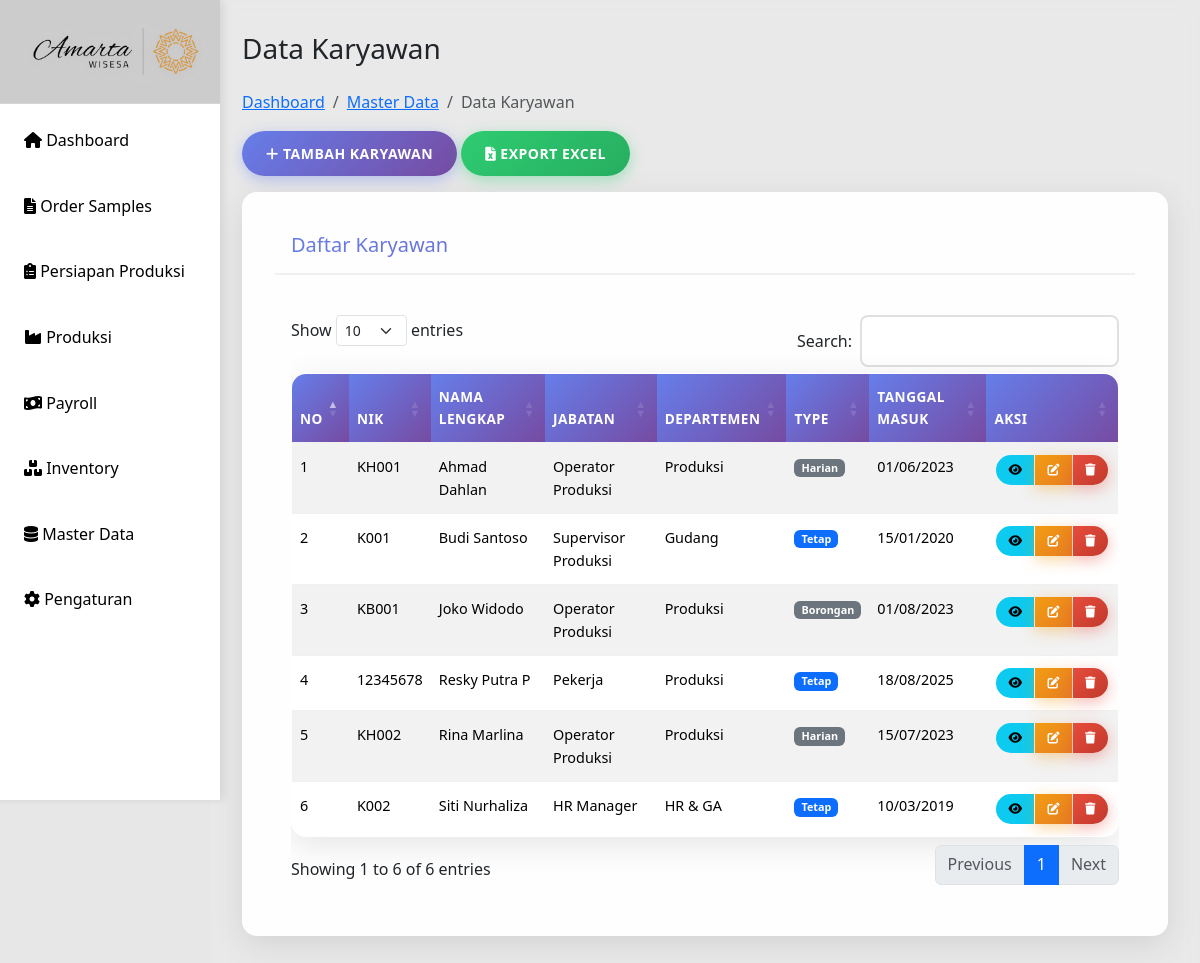
/data-karyawan.php, run on an earlier commit of the app's database.
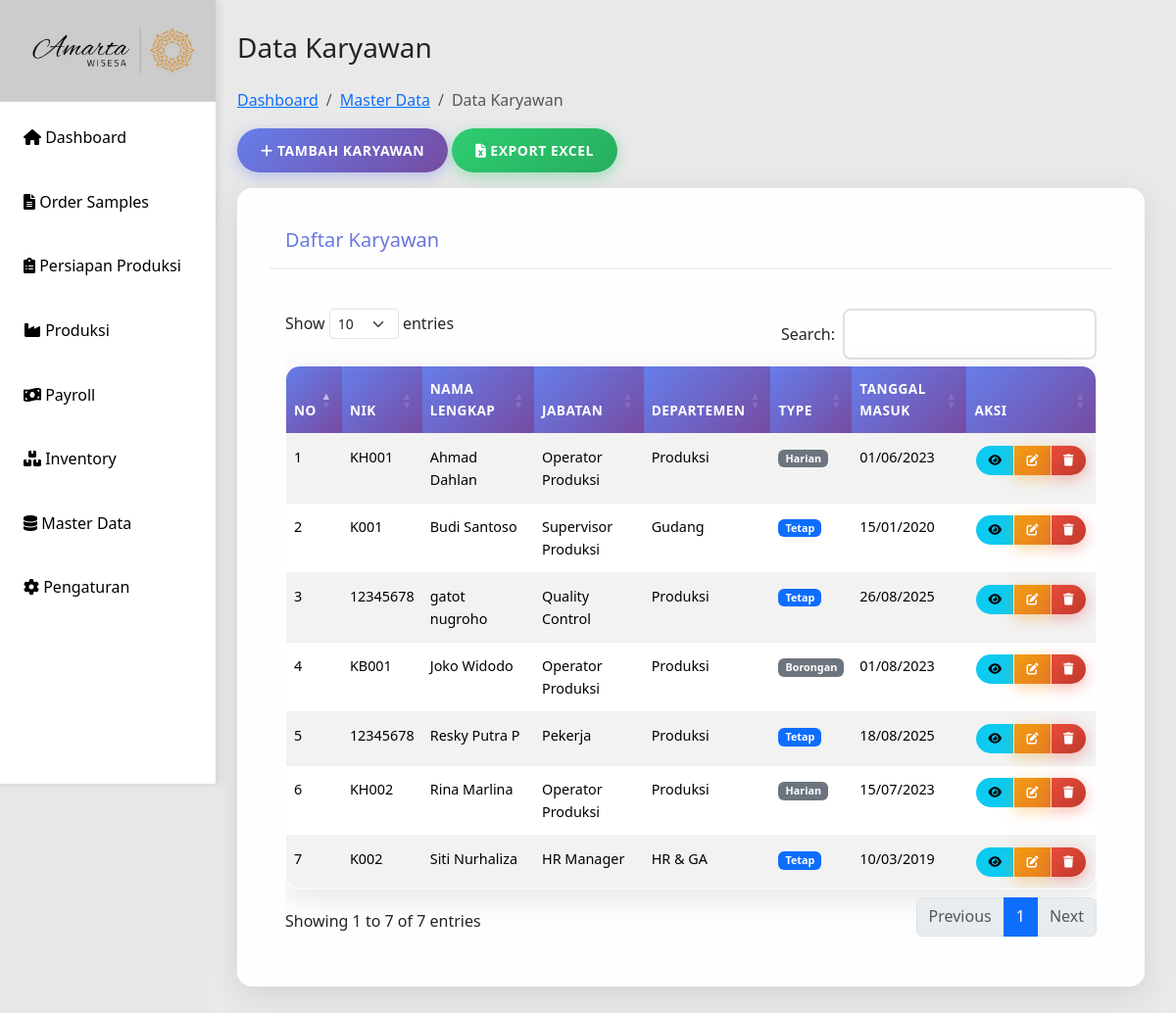
And on a later commit of the database.
### tables this page shows
CREATE TABLE `karyawan` (
  `id` int(11) UNSIGNED NOT NULL,
  `nik` varchar(200) NOT NULL,
  `nama_lengkap` varchar(100) NOT NULL,
  `jenis_kelamin` enum('L','P') NOT NULL,
  `tempat_lahir` varchar(50) DEFAULT NULL,
  `tanggal_lahir` date DEFAULT NULL,
  `alamat` text DEFAULT NULL,
  `no_telepon` varchar(20) DEFAULT NULL,
  `email` varchar(100) DEFAULT NULL,
  `type_karyawan` enum('tetap','harian','borongan') NOT NULL,
  `status_karyawan` enum('aktif','nonaktif','cuti','keluar') DEFAULT 'aktif',
  `tanggal_masuk` date NOT NULL,
  `tanggal_keluar` date DEFAULT NULL,
  `id_jabatan` int(11) DEFAULT NULL,
  `id_departemen` int(11) DEFAULT NULL,
  `foto` varchar(255) DEFAULT NULL,
  `created_at` timestamp NOT NULL DEFAULT current_timestamp(),
  `updated_at` timestamp NOT NULL DEFAULT current_timestamp() ON UPDATE current_timestamp()
);

CREATE TABLE `jabatan` (
  `id` int(11) NOT NULL,
  `nama_jabatan` varchar(100) NOT NULL,
  `deskripsi` text DEFAULT NULL,
  `created_at` timestamp NOT NULL DEFAULT current_timestamp(),
  `updated_at` timestamp NOT NULL DEFAULT current_timestamp() ON UPDATE current_timestamp()
);

CREATE TABLE `departemen` (
  `id` int(11) NOT NULL,
  `nama_departemen` varchar(100) NOT NULL,
  `deskripsi` text DEFAULT NULL,
  `created_at` timestamp NOT NULL DEFAULT current_timestamp(),
  `updated_at` timestamp NOT NULL DEFAULT current_timestamp() ON UPDATE current_timestamp()
);

### data-karyawan.php (the view, shortened to what this page needs)
<?php
include 'config/db.php';
include 'includes/header.php';
$sql = "SELECT k.*, j.nama_jabatan, d.nama_departemen
        FROM karyawan k
        LEFT JOIN jabatan j ON k.id_jabatan = j.id
        LEFT JOIN departemen d ON k.id_departemen = d.id
        ORDER BY k.nama_lengkap";
$result = mysqli_query($conn, $sql);
$karyawanList = mysqli_fetch_all($result, MYSQLI_ASSOC);
?>
<div class="main-content">
    <div class="row">
        <div class="col-12">
            <h1 class="h3 mb-4">Data Karyawan</h1>
            <nav aria-label="breadcrumb">
                <ol class="breadcrumb">
                    <li class="breadcrumb-item"><a href="index.php">Dashboard</a></li>
                    <li class="breadcrumb-item"><a href="master-data.php">Master Data</a></li>
                    <li class="breadcrumb-item active">Data Karyawan</li>
                </ol>
            </nav>
            <div class="mb-3">
                <button type="button" class="btn btn-primary" data-bs-toggle="modal" data-bs-target="#tambahKaryawanModal">
                    <i class="fas fa-plus"></i> Tambah Karyawan
                </button>
                <button type="button" class="btn btn-success">
                    <i class="fas fa-file-excel"></i> Export Excel
                </button>
            </div>
            <div class="card">
                <div class="card-header">
                    <h5 class="card-title mb-0">Daftar Karyawan</h5>
                </div>
                <div class="card-body">
                    <div class="table-responsive">
                        <table id="tabelKaryawan" class="table table-striped table-hover" id="tabelKaryawan">
                            <thead>
                                <tr>
                                    <th>No</th>
                                    <th>NIK</th>
                                    <th>Nama Lengkap</th>
                                    <th>Jabatan</th>
                                    <th>Departemen</th>
                                    <th>Type</th>
                                    <th>Tanggal Masuk</th>
                                    <th>Aksi</th>
                                </tr>
                            </thead>
                            <tbody>
                                <?php $no = 1; foreach ($karyawanList as $karyawan): ?>
                                <tr>
                                    <td><?= $no++; ?></td>
                                    <td><?= htmlspecialchars($karyawan['nik']); ?></td>
                                    <td><?= htmlspecialchars($karyawan['nama_lengkap']); ?></td>
                                    <td><?= htmlspecialchars($karyawan['nama_jabatan']); ?></td>
                                    <td><?= htmlspecialchars($karyawan['nama_departemen']); ?></td>
                                    <td>
                                        <span class="badge bg-<?= $karyawan['type_karyawan'] == 'tetap' ? 'primary' : 'secondary'; ?>">
                                            <?= ucfirst($karyawan['type_karyawan']); ?>
                                        </span>
                                    </td>
                                    <td><?= date('d/m/Y', strtotime($karyawan['tanggal_masuk'])); ?></td>
                                    <td>
                                        <div class="btn-group btn-group-sm" role="group">
                                            <a href="detail-karyawan.php?id=<?= $karyawan['id_karyawan']; ?>" class="btn btn-sm btn-info">
                                                <i class="fas fa-eye"></i>
                                            </a>
                                            <a href="edit-karyawan.php?id=<?= $karyawan['id_karyawan']; ?>" class="btn btn-sm btn-warning">
                                                <i class="fas fa-edit"></i>
                                            </a>
                                            <button type="button" class="btn btn-sm btn-danger" onclick="hapusKaryawan(<?= $karyawan['id_karyawan']; ?>)">
                                                <i class="fas fa-trash"></i>
                                            </button>
                                        </div>
                                    </td>
                                </tr>
                                <?php endforeach; ?>
                            </tbody>
                        </table>
                    </div>
                </div>
            </div>
        </div>
    </div>
</div>
<?php
include 'includes/footer.php';
?>

What changed in the data, as far as the page shows it:
added karyawan: nik "12345678", nama_lengkap "gatot nugroho", id_jabatan.nama_jabatan "Quality Control", id_departemen.nama_departemen "Produksi", type_karyawan "Tetap", tanggal_masuk "26/08/2025"
Also different on the page:
text written by a page script: "Show entries Search: Showing 1 to 6 of 6 entries Previous 1 Next" → "Show entries Search: Showing 1 to 7 of 7 entries Previous 1 Next"
